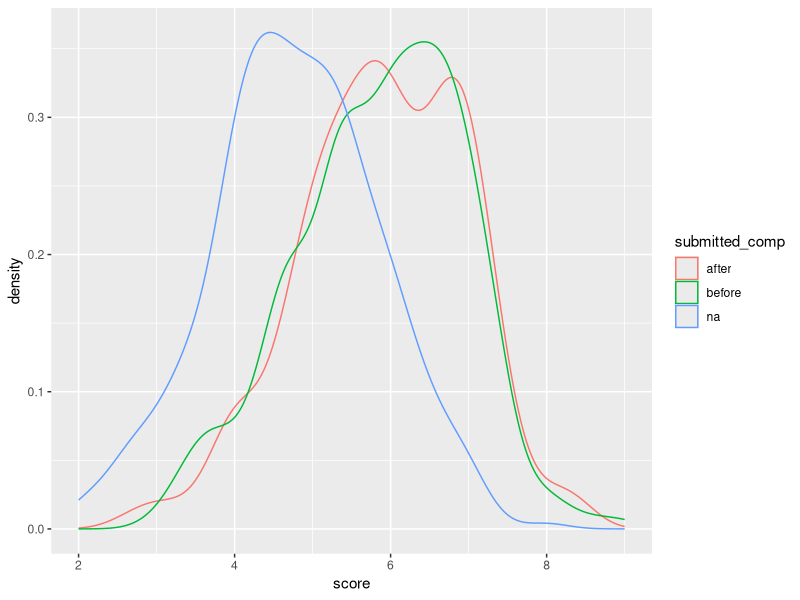

Recreate this plot in R. (Note: this script raises an error after producing the figure.)
## ---- chunk 1
knitr::opts_chunk$set(echo = TRUE)
library(tidyverse)
## ---- chunk 2
df = read.csv("data/original/df_submission_rating.csv", header = T)
df2018 = read.csv("arxiv_results_2018.csv", header = T)

#ensure correct formatting of date
df2018$submitted_date <- as.POSIXct(df2018$submitted, format="%Y-%m-%d %H:%M:%S")
## ---- chunk 3
target_date <- as.POSIXct("2017-11-28 00:00:00")
folder = "reviewer_"

df2018$submitted_comp <- ifelse(
  is.na(df2018$submitted_date), "na", if_else(
    df2018$submitted_date < target_date, "before", ifelse(
      df2018$submitted_date == target_date,  "on",  "after")
  )
)
## ---- chunk 4
df2018 |> group_by(submitted_comp) |>
  summarise(count = n(), 
            score = mean(score)) 
## ---- chunk 5
df2018 |> ggplot(aes(x = score, color = submitted_comp)) +
  geom_density()
## ---- chunk 6
df$iclr_year = df$conf_year
## ---- chunk 7
df <- df %>%
  mutate(conf_year = ifelse(iclr_year == 2017, 0, conf_year))
## ---- chunk 8
# Merge df and df2018 to get submitted_comp for iclr_year 2018
df <- df %>%
  left_join(df2018 %>% select(id, submitted_comp), by = "id") %>%
  mutate(conf_year = ifelse(iclr_year == 2018, submitted_comp, conf_year)) %>%
  select(-submitted_comp) |> # Remove the column if it's no longer needed 
  mutate(conf_year = case_when(
    conf_year == "after" ~ "2018",
    conf_year == "before" ~ "2017",
    conf_year == "na" ~ "2018",
    TRUE ~ conf_year  # keep the original value if no match
  ))
## ---- chunk 9
df |> group_by(conf_year) |>summarise(n = n())
## ---- chunk 10
path = paste0("data/", folder, "all_2018/df_submission_rating.csv")
write.csv(df, path, row.names = FALSE)
## ---- chunk 11
#ids of rows not matched in the arxiv search
id_list <- df2018 %>%
  filter(is.na(matched_title)) %>%
  select(id) %>%
  pull()
## ---- chunk 12
df$conf_year[df$id %in% id_list] <- 1
## ---- chunk 13
path = paste0("data/", folder, "found_2018/df_submission_rating.csv")
write.csv(df, path, row.names = FALSE)
## ---- chunk 14
#clean start on df
df = read.csv("data/original/df_submission_rating.csv", header = T)
## ---- chunk 15
df$iclr_year = df$conf_year
## ---- chunk 16
# Merge df and df2018 to get submitted_comp for iclr_year 2018
df <- df %>%
  left_join(df2018 %>% select(id, submitted_comp), by = "id") %>%
  mutate(conf_year = ifelse(iclr_year == 2018, submitted_comp, conf_year)) %>%
  select(-submitted_comp) |> # Remove the column if it's no longer needed 
  mutate(conf_year = case_when(
    conf_year == "after" ~ "2018",
    conf_year == "before" ~ "2017",
    conf_year == "na" ~ "2018",
    TRUE ~ conf_year  # keep the original value if no match
  ))
## ---- chunk 17
path = paste0("data/", folder, "all_2017_2018/df_submission_rating.csv")
write.csv(df, path, row.names = FALSE)
## ---- chunk 18
#ids of rows not matched in the arxiv search
id_list <- df2018 %>%
  filter(is.na(matched_title)) %>%
  select(id) %>%
  pull()
## ---- chunk 19
df$conf_year[df$id %in% id_list] <- 1
## ---- chunk 20
path = paste0("data/", folder, "all_2017_found_2018/df_submission_rating.csv")
write.csv(df, path, row.names = FALSE)
## ---- chunk 21
df_test = read.csv("data/reviewer_all_2017_found_2018/df_submission_rating.csv", header = T)
## ---- chunk 22
df_test |> group_by(conf_year) |>
  summarise(count = n()) 
